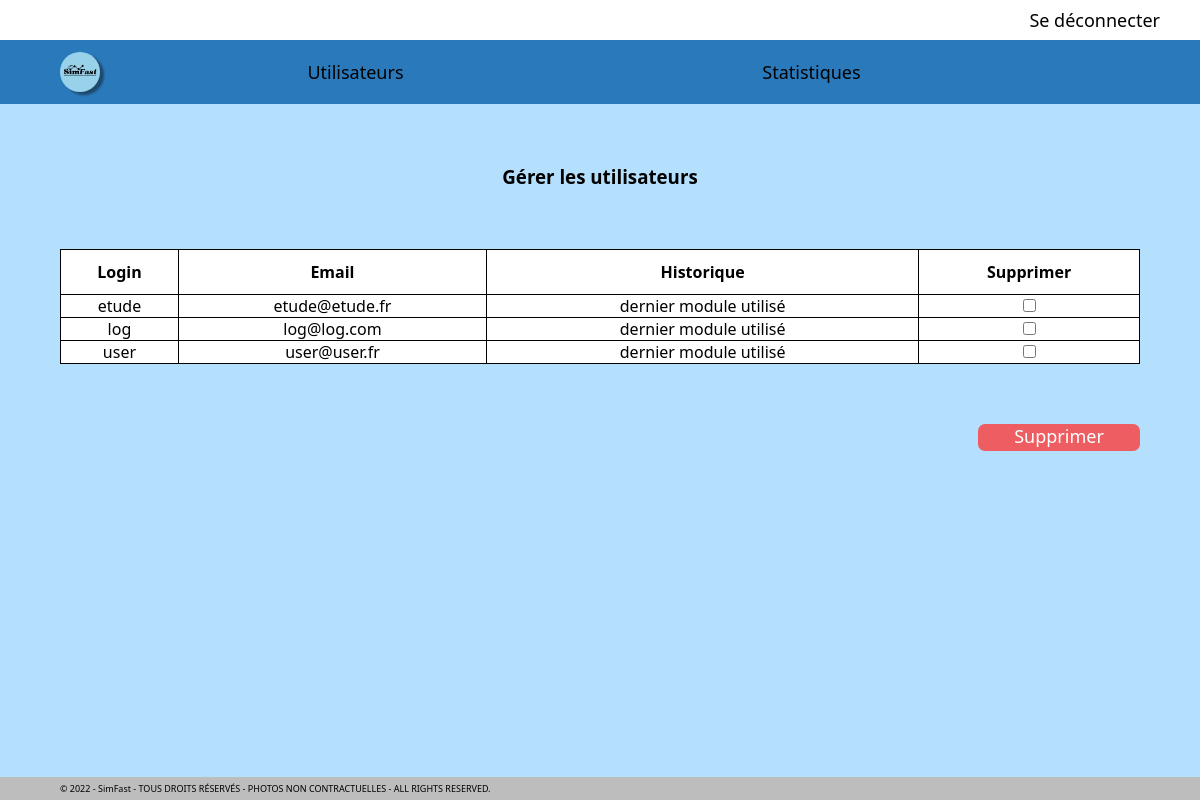
The page /Quatrième_Livrable/Dossier_du_Quatrième_livrable/4.Programmation/Gestionnaire/SimFast-Gestion_utilisateurs.php on the database as committed earlier.
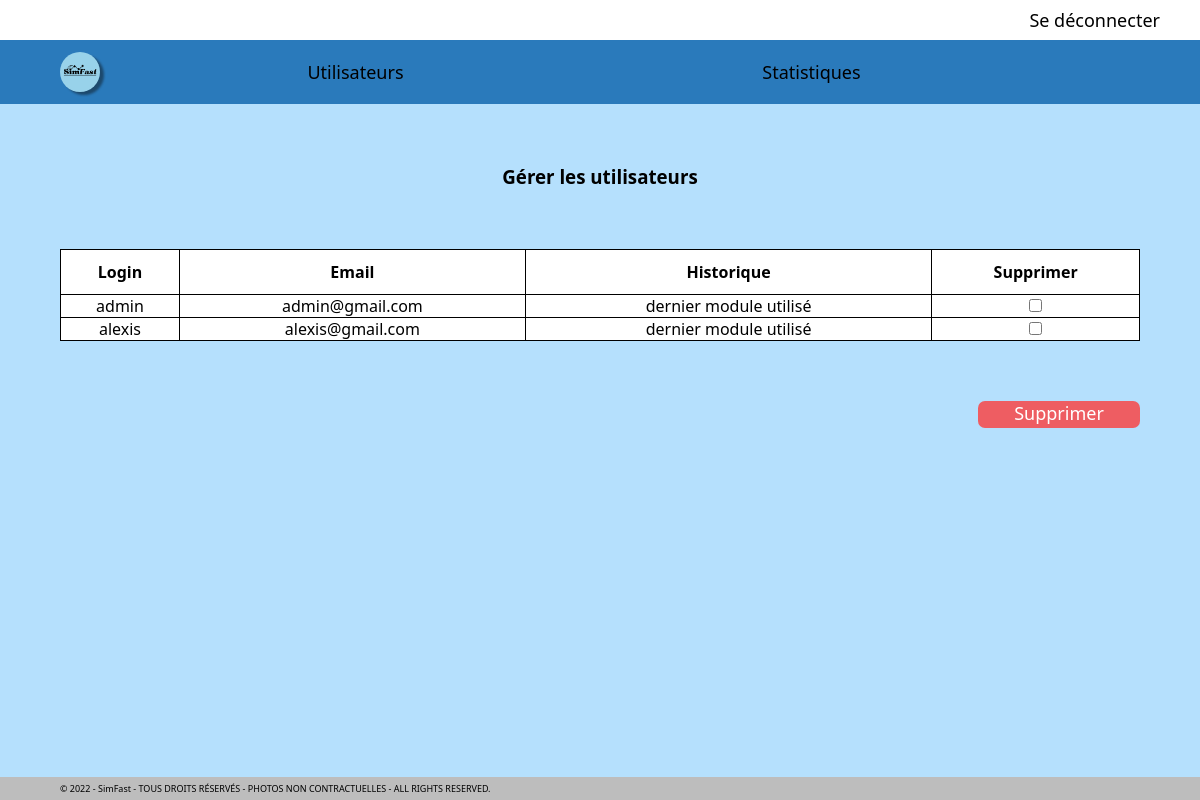
The same page on the database as committed later.
### tables this page shows
CREATE TABLE `utilisateur` (
  `login` varchar(30) NOT NULL,
  `email` varchar(60) NOT NULL,
  `mdp` varchar(255) NOT NULL
);

### Quatrième_Livrable/Dossier_du_Quatrième_livrable/4.Programmation/Gestionnaire/SimFast-Gestion_utilisateurs.php (the view, shortened to what this page needs)
<?php session_start();
global $db;
?>
<!Doctype html>
<html lang="fr">
<head>
    <link rel="stylesheet" href="../style.css">
</head>
<body>
    <div class="contenu">
        <div class='navigation'>
            <nav>
                <ul>
                    <li><a href='../deconnexion.php'>Se déconnecter</a></li>
                </ul>
            </nav>
        </div>
        <div class='modules_navigation'>
            <?php include 'Menu-Gestionnaire.php'; ?>
        </div>
        <div class="Titre_module">
            <h3>Gérer les utilisateurs</h3>
        </div>
        <form action="Suppression.php" method="post">
            <div class="Table_gestion_utilisateurs">
                <table>
                    <tr>
                        <th>Login</th>
                        <th>Email</th>
                        <th>Historique</th>
                        <th>Supprimer</th>
                    </tr>
                    <?php
                    $req=$db->prepare("SELECT * FROM utilisateur");
                    $req->execute();
                    while($resultat = $req->fetch(PDO::FETCH_ASSOC)): ?>
                    <tr>
                        <td><?= $resultat['login']?></td>
                        <td><?= $resultat['email']?></td>
                        <td>dernier module utilisé</td>
                        <td><input type="checkbox" name="uSuppression[]" value="<?= $resultat['login']?>"></td>
                    </tr>
                    <?php endwhile ?>
                </table>
            </div>
            <div class="gestion_bouton_supprimer">
                <input class="Valide_suppression" type="submit" name="suppression" value="Supprimer">
            </div>
        </form>
    </div>
    <footer>
        <?php include '../Footer.php'; ?>
    </footer>
</body>
</html>

### Quatrième_Livrable/Dossier_du_Quatrième_livrable/4.Programmation/Gestionnaire/Menu-Gestionnaire.php
<a href="SimFast-Accueil_gestionnaire.php" title="Aller au menu">
    <img class="logo_miniature" src="../Images/SimFast_logo.png" alt="SimFast_logo">
</a>
<nav>
    <ul>
        <li><a href='SimFast-Gestion_utilisateurs.php'>Utilisateurs</a></li>
        <li><a href='SimFast-Statistiques.php'>Statistiques</a></li>
    </ul>
</nav>

### Quatrième_Livrable/Dossier_du_Quatrième_livrable/4.Programmation/Footer.php
© 2022 - SimFast - TOUS DROITS RÉSERVÉS - PHOTOS NON CONTRACTUELLES - ALL RIGHTS RESERVED.

### Quatrième_Livrable/Dossier_du_Quatrième_livrable/4.Programmation/style.css (style rules this page uses)
* { font-family: 'Segoe UI', Tahoma, Geneva, Verdana, sans-serif; margin: 0; padding: 0; }
body { background-color: rgb(181, 224, 253); height: 100vh; display: flex; flex-direction: column; }
.contenu { flex: 1; }
.navigation { text-align: right; background-color: white; }
nav>ul>li { display: inline-block; list-style: none; padding: 8px; padding-inline-end: 40px; font-size: large; }
li>a { color: black; text-decoration: none; }
.modules_navigation { text-align: center; background-color: rgb(42, 122, 187); padding-top: 1%; padding-bottom: 1%; padding-inline: 12%; margin-bottom: 2%; }
.modules_navigation ul { display: flex; flex-direction: row; justify-content: space-between; justify-content: space-around; }
.logo_miniature { max-width: 40px; max-width: 40px; border-radius: 50px; filter: drop-shadow(4px 3px 1px rgba(12, 12, 12, 0.445)); position: absolute; left: 5%; }
.Titre_module { text-align: center; margin-top: 5%; }
footer { padding-top: 5px; padding-bottom: 5px; padding-left: 5%; background-color: rgb(189, 189, 189); font-size: xx-small; }
.Table_gestion_utilisateurs { margin: 5%; }
.Table_gestion_utilisateurs table { width: 100%; border-collapse: collapse; }
.Table_gestion_utilisateurs th { padding-top: 1%; padding-bottom: 1%; }
.Table_gestion_utilisateurs>table, .Table_gestion_utilisateurs th, .Table_gestion_utilisateurs tr, .Table_gestion_utilisateurs td { border: solid 1px black; background-color: white; text-align: center; }
.gestion_bouton_supprimer { margin-inline: 5%; text-align: right; }
.Valide_suppression { width: 15%; min-width: 100px; padding-bottom: 0.3%; text-align: center; font-size: large; border: none; border-radius: 7px; color: white; background-color: rgba(253, 60, 60, 0.8); }

Rows that differ between the two databases and show on the page:
removed utilisateur: login "etude", email "etude@etude.fr"
removed utilisateur: login "log", email "log@log.com"
removed utilisateur: login "user", email "user@user.fr"
added utilisateur: login "admin", email "admin@gmail.com"
added utilisateur: login "alexis", email "alexis@gmail.com"
